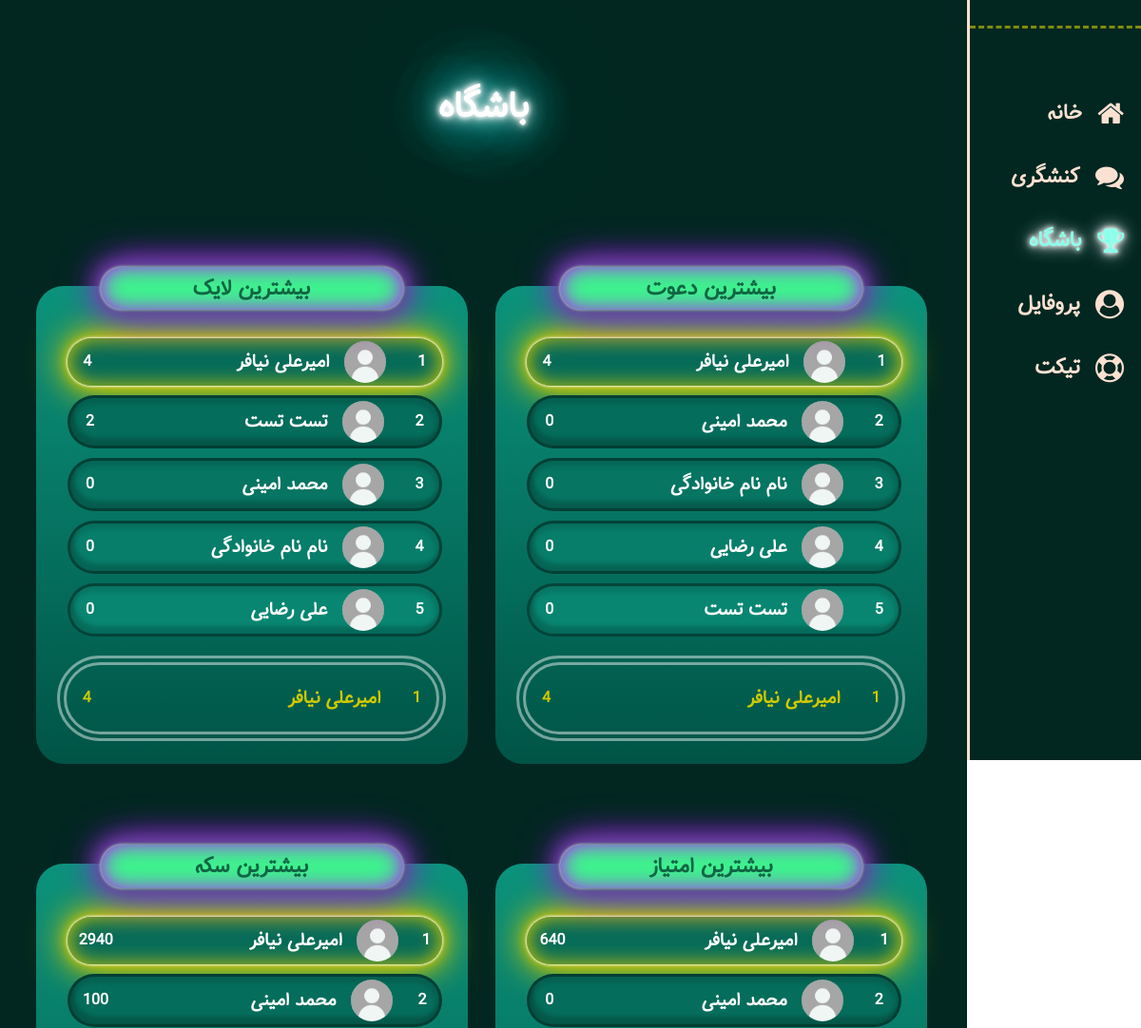
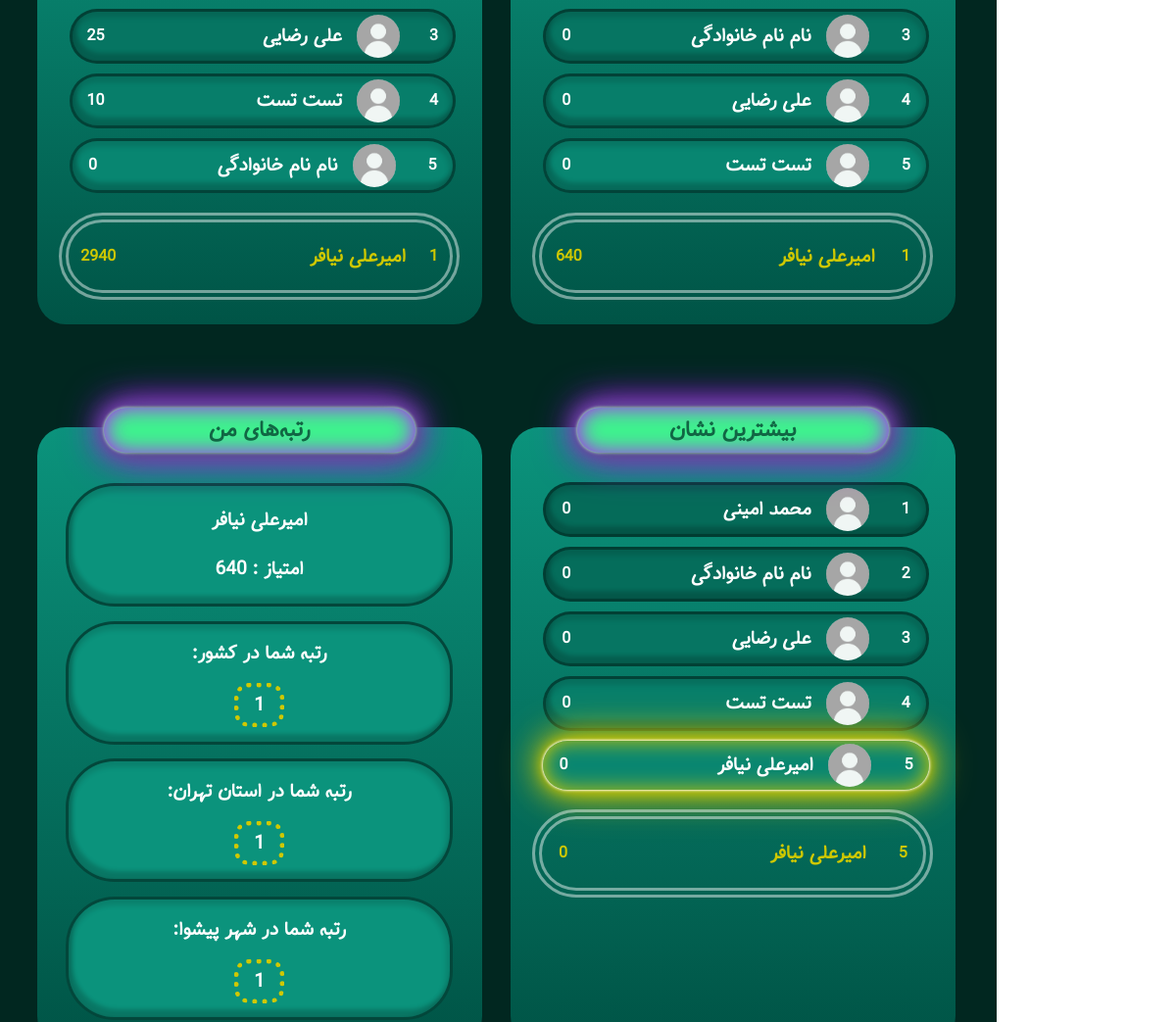
The app's page /club (signed in, upper part), older data (2 pictures, top to bottom).
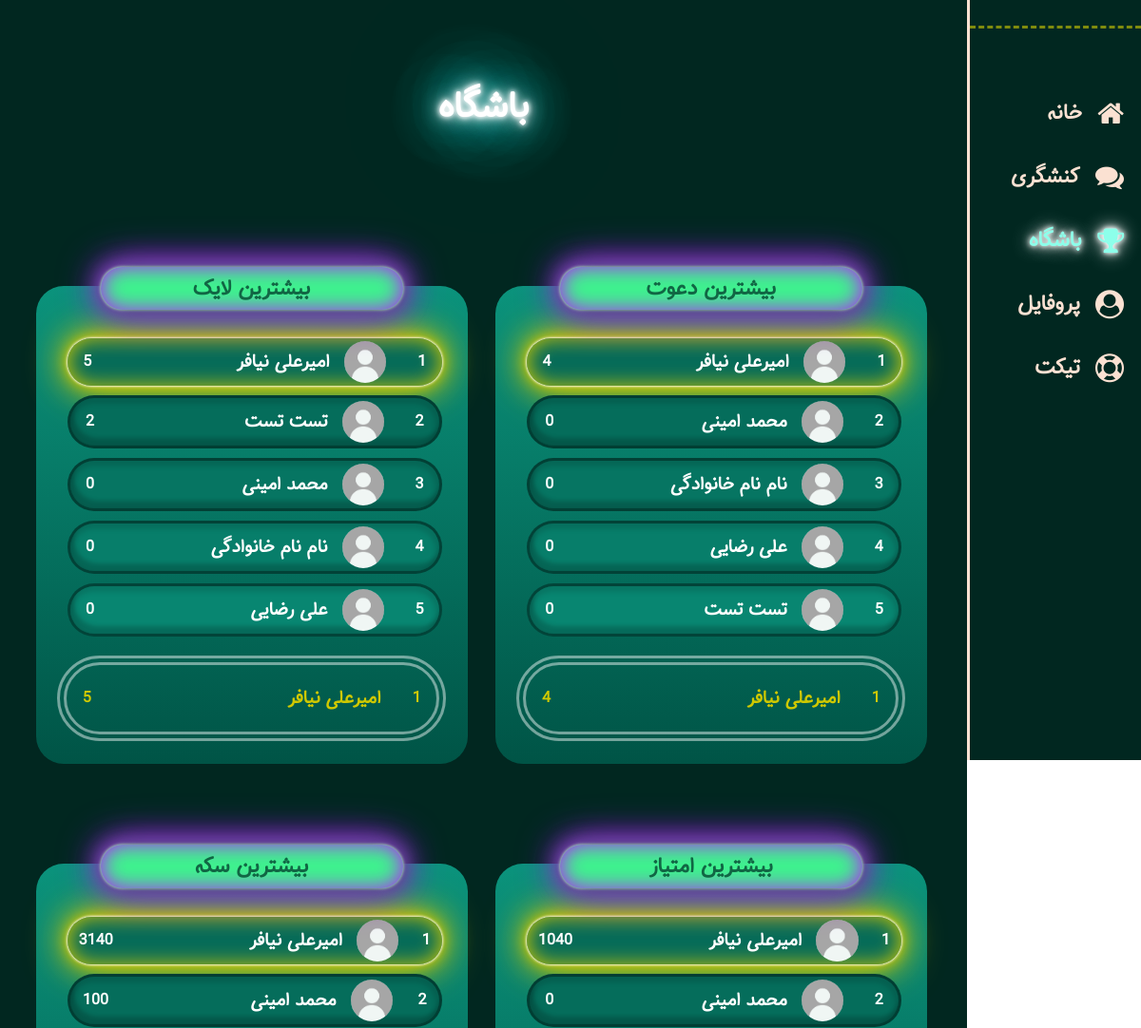
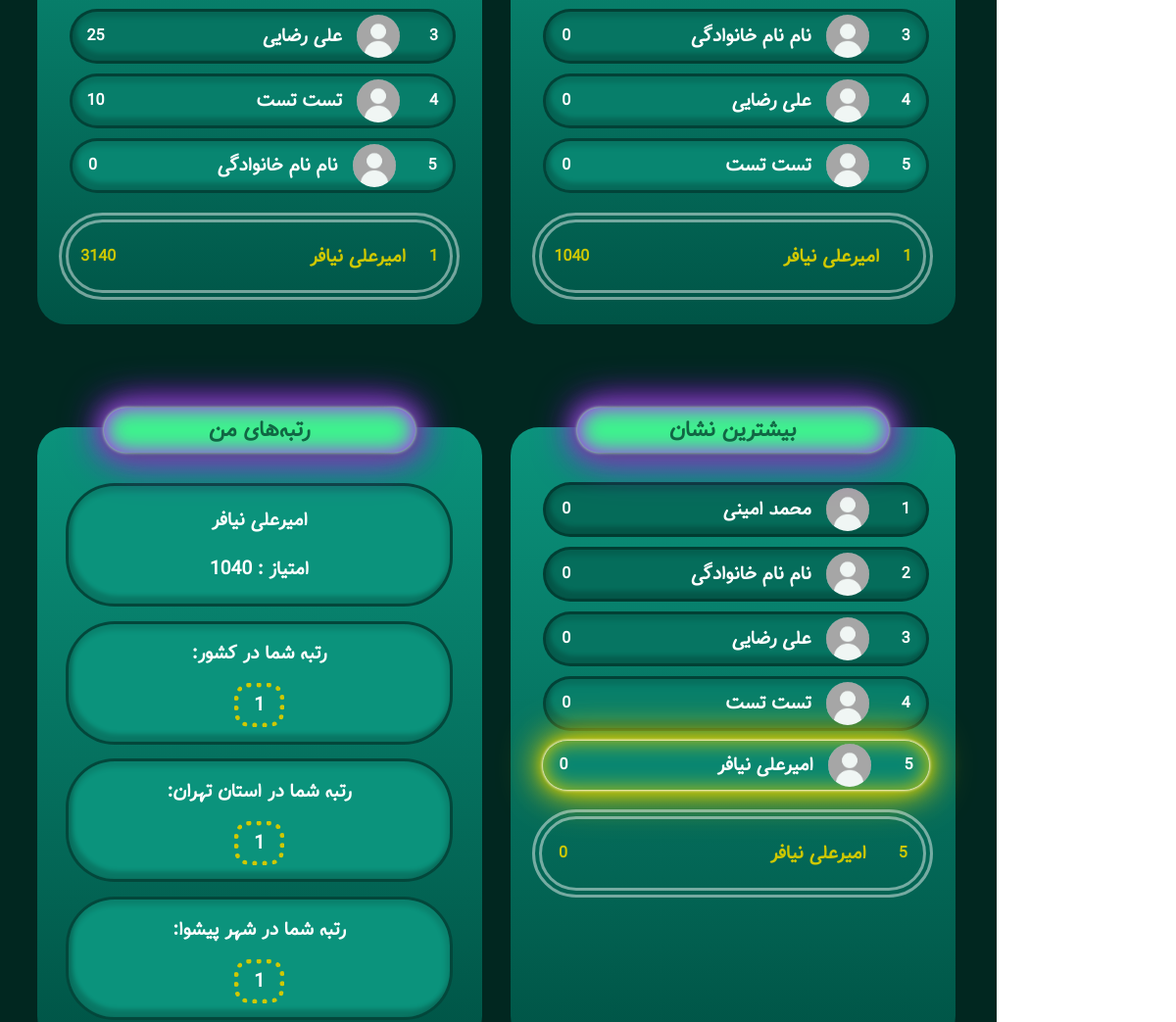
The same page, newer data (2 pictures, top to bottom).
### models/user.py (models this page shows)
class User(db.Model, UserMixin):
    __tablename__ = "users"
    id = Column(Integer, primary_key=True)
    name = Column(String, nullable=False, unique=True, index=True)
    username = Column(String, nullable=False, unique=True, index=True)
    password = Column(String, nullable=False, unique=True, index=True)
    code = Column(Integer, nullable=False, unique=True, index=True)
    phone = Column(String, nullable=False, index=True)
    email = Column(String, nullable=False, index=True)
    grade = Column(String, nullable=False, index=True)
    birth = Column(String, nullable=False, index=True)  #1340 - 1397
    gender = Column(String, nullable=False, index=True)
    type = Column(String, nullable=False, index=True)
    invite_code = Column(String, nullable=False, index=True)
    invite_auth = Column(String, nullable=False, index=True)
    msg_code = Column(Integer, index=True)
    province = Column(String, index=True)
    city = Column(String, index=True)
    school_name = Column(String, index=True)
    school_type = Column(String, index=True)
    home_addres = Column(String, index=True)
    recognition = Column(String, index=True)
    final = Column(Integer, default=0, index=True)
    authentication = Column(Integer, default=0, index=True)
    downloads = Column(Integer, default=2, index=True)
    coin = Column(Integer, default=0, index=True)
    point = Column(Integer, default=0, index=True)
    badge = Column(Integer, default=0, index=True)
    like = Column(Integer, default=0, index=True)
    invite = Column(Integer, default=0, index=True)

### blueprints/user.py (the view)
@app.route('/club',  strict_slashes=False)
@login_required
def club():
    top_coins = User.query.order_by(User.coin.desc()).limit(10).all()
    top_points = User.query.order_by(User.point.desc()).limit(10).all()
    top_likes = User.query.order_by(User.like.desc()).limit(10).all()
    top_badges = User.query.order_by(User.badge.desc()).limit(10).all()
    top_invites = User.query.order_by(User.invite.desc()).limit(10).all()
    rank_coins = User.query.order_by(User.coin.desc()).all().index(current_user)+1
    rank_points = User.query.order_by(User.point.desc()).all().index(current_user)+1
    rank_likes = User.query.order_by(User.like.desc()).all().index(current_user)+1
    rank_badges = User.query.order_by(User.badge.desc()).all().index(current_user)+1
    rank_invites = User.query.order_by(User.invite.desc()).all().index(current_user)+1
    province_rank = User.query.filter(User.province==current_user.province).order_by(User.point.desc()).all().index(current_user)+1
    city_rank = User.query.filter(User.city==current_user.city).order_by(User.point.desc()).all().index(current_user)+1
    return render_template("user/club.html", top_coins=top_coins, top_points=top_points, top_likes=top_likes, top_badges=top_badges, top_invites=top_invites,
                           rank_coins=rank_coins, rank_points=rank_points, rank_likes=rank_likes, rank_badges=rank_badges, rank_invites=rank_invites,
                            province_rank=province_rank, city_rank=city_rank)

### app.py (called while the page is built)
@login_manager.user_loader
def load_user(user_id):
    return User.query.filter(User.id==user_id).first()

### templates/user/club.html (shortened to what the changed rows need)
{% extends "Base.html" %}
{% block head %}
    <link rel="stylesheet" href="https://cdnjs.cloudflare.com/ajax/libs/font-awesome/4.7.0/css/font-awesome.min.css">
    <link rel="stylesheet" href="{{ url_for('static', filename='styles/user/club.css') }}">
    {% endblock %}
    {% block body %}
    <div id="continer">
        <div id="side-wrp">
            <a href="{{ url_for('user.home') }}" class="icon-wrp">
                <h2>خانه </h2>
            </a>
            <a href="{{ url_for('user.activism') }}" class="icon-wrp">
                <h2>کنشگری </h2>
            </a>
            <a href="{{ url_for('user.club') }}" class="icon-wrp active">
                <h2>باشگاه </h2>
            </a>
            <a href="{{ url_for('user.profile') }}" class="icon-wrp">
                <h2>پروفایل </h2>
            </a>
            <a href="{{ url_for('user.ticket') }}" class="icon-wrp">
                <h2>تیکت </h2>
            </a>
        </div>
        <div id="content-wrp">
            <div id="heading">
                <h1>باشگاه</h1>
            </div>
            <div id="main">
                <div class="table-co" id="invite-table-co">
                    <div class="table" id="invite-table">
                        <div class="title-table">
                            <h2 class="the-title">بیشترین دعوت</h2>
                        </div>
                        <div class="name">
                            {%for i in top_invites%}
                            <div class="person p{{loop.index}} neonText {{'me' if i==current_user}}">
                                <h4>{{loop.index}}</h4>
                                <div class="bio">
                                    <img class="profile" src="{{ url_for('static', filename='main_img/user.jpg') }}" alt="">
                                    <h3 class="neonText">{{i.name}}</h3>
                                </div>
                                <h4>{{i.invite}}</h4>
                            </div>
                            {% endfor %}
                            {% if current_user.authentication==1 and current_user.final==1%}
                            <div class="my-level">
                                <h4>{{rank_invites}}</h4>
                                <div class="bio">
                                    <h3 class="neonText">{{current_user.name}}</h3>
                                </div>
                                <h4>{{current_user.invite}}</h4>
                            </div>
                            {% endif %}
                        </div>
                    </div>
                </div>
                <div class="table-co" id="like-table-co">
                    <div class="table" id="like-table">
                        <div class="title-table">
                            <h2 class="the-title">بیشترین لایک</h2>
                        </div>
                        <div class="name">
                            {%for i in top_likes%}
                            <div class="person p{{loop.index}} neonText {{'me' if i==current_user}}">
                                <h4>{{loop.index}}</h4>
                                <div class="bio">
                                    <img class="profile" src="{{ url_for('static', filename='main_img/user.jpg') }}" alt="">
                                    <h3 class="neonText">{{i.name}}</h3>
                                </div>
                                <h4>{{i.like}}</h4>
                            </div>
                            {% endfor %}
                            {% if current_user.authentication==1 and current_user.final==1%}
                            <div class="my-level">
                                <h4>{{rank_likes}}</h4>
                                <div class="bio">
                                    <h3 class="neonText">{{current_user.name}}</h3>
                                </div>
                                <h4>{{current_user.like}}</h4>
                            </div>
                            {% endif %}
                        </div>
                    </div>
                </div>
                <div class="table-co" id="point-table-co">
                    <div class="table" id="point-table">
                        <div class="title-table">
                            <h2 class="the-title">بیشترین امتیاز</h2>
                        </div>
                        <div class="name">
                            {%for i in top_points%}
                            <div class="person p{{loop.index}} neonText {{'me' if i==current_user}}">
                                <h4>{{loop.index}}</h4>
                                <div class="bio">
                                    <img class="profile" src="{{ url_for('static', filename='main_img/user.jpg') }}" alt="">
                                    <h3 class="neonText">{{i.name}}</h3>
                                </div>
                                <h4>{{i.point}}</h4>
                            </div>
                            {% endfor %}
                            {% if current_user.authentication==1 and current_user.final==1%}
                            <div class="my-level">
                                <h4>{{rank_points}}</h4>
                                <div class="bio">
                                    <h3 class="neonText">{{current_user.name}}</h3>
                                </div>
                                <h4>{{current_user.point}}</h4>
                            </div>
                            {% endif %}
                        </div>
                    </div>
                </div>
                <div class="table-co" id="coin-table-co">
                    <div class="table" id="coin-table">
                        <div class="title-table">
                            <h2 class="the-title">بیشترین سکه</h2>
                        </div>
                        <div class="name">
                            {%for i in top_coins%}
                            <div class="person p{{loop.index}} neonText {{'me' if i==current_user}}">
                                <h4>{{loop.index}}</h4>
                                <div class="bio">
                                    <img class="profile" src="{{ url_for('static', filename='main_img/user.jpg') }}" alt="">
                                    <h3 class="neonText">{{i.name}}</h3>
                                </div>
                                <h4>{{i.coin}}</h4>
                            </div>
                            {% endfor %}
                            {% if current_user.authentication==1 and current_user.final==1%}
                            <div class="my-level">
                                <h4>{{rank_coins}}</h4>
                                <div class="bio">
                                    <h3 class="neonText">{{current_user.name}}</h3>
                                </div>
                                <h4>{{current_user.coin}}</h4>
                            </div>
                            {% endif %}
                        </div>
                    </div>
                </div>
                <div class="table-co" id="badge-table-co">
                    <div class="table" id="badge-table">
                        <div class="title-table">
                            <h2 class="the-title">بیشترین نشان</h2>
                        </div>
                        <div class="name">
                            {%for i in top_badges%}
                            <div class="person p{{loop.index}} neonText {{'me' if i==current_user}}">
                                <h4>{{loop.index}}</h4>
                                <div class="bio">
                                    <img class="profile" src="{{ url_for('static', filename='main_img/user.jpg') }}" alt="">
                                    <h3 class="neonText">{{i.name}}</h3>
                                </div>
                                <h4>{{i.badge}}</h4>
                            </div>
                            {% endfor %}
                            {% if current_user.authentication==1 and current_user.final==1%}
                            <div class="my-level">
                                <h4>{{rank_badges}}</h4>
                                <div class="bio">
                                    <h3 class="neonText">{{current_user.name}}</h3>
                                </div>
                                <h4>{{current_user.badge}}</h4>
                            </div>
                            {% endif %}
                        </div>
                    </div>
                </div>
                <div class="table-co" id="my-table-co">
                    <div class="table" id="my-table">
                        <div class="title-table">
                            <h2 class="the-title">رتبه‌های من</h2>
                        </div>
                        <div class="name-my-table">
                            {% if current_user.authentication==1 and current_user.final==1%}
                            <div class="person my-rank my-name neonText">
                                <h3>{{current_user.name}}</h3>
                                <h3>امتیاز : {{current_user.point}}</h3>
                            </div>
                            <div class="person my-rank country neonText">
                                <h3>رتبه شما در کشور:</h3>
                                <h3 class="rank-num">{{rank_points}}</h3>
                            </div>
                            <div class="person my-rank province neonText">
                                <h3>رتبه شما در استان {{current_user.province}}:</h3>
                                <h3 class="rank-num">{{province_rank}}</h3>
                            </div>
                            <div class="person my-rank city neonText">
                                <h3>رتبه شما در شهر {{current_user.city}}:</h3>
                                <h3 class="rank-num">{{city_rank}}</h3>
                            </div>
                            {% else %}
                            <div class="person my-rank my-name neonText">
                                <h3>{{current_user.name}}</h3>
                                <h3><a href="{{url_for('user.completion')+'?next=/club'}}">مشاهده رتبه های من</a></h3>
                            </div>
                            {% endif %}
                        </div>
                    </div>
                </div>
            </div>
            </div>
        </div>
{% endblock %}

Row changes from the older to the newer data that the page shows:
changed User "امیرعلی نیافر": like "4" → "5"; point "640" → "1040"; coin "2940" → "3140"
